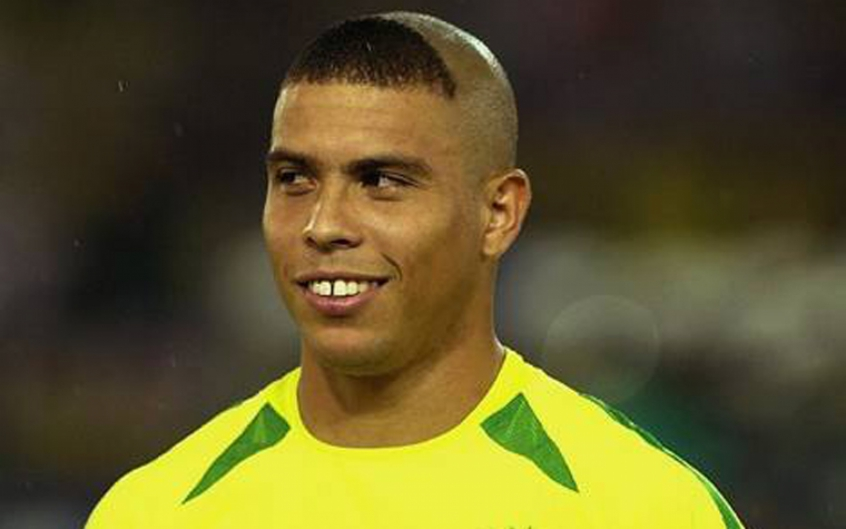
#> input picture img/ronaldo.jpeg, 846 x 529 px, given in place of avenida.mp4, which was not available
$ python morfologia_em_imagens.py
#> lines starting #> are read from the running program, lines starting #| are printed output that depends on the picture; after the words box and inside, x2 and y2 are one past the last pixel; in counts of white or black regions, pixels touching at a corner belong together; pictures that were not available may be replaced by others from this repository, and a replacement may not be noted
import cv2
import numpy as np


def nothing(x):
    pass

#criar janela de trackbars
cv2.namedWindow('track')

#criar as trackbars
cv2.createTrackbar('th', 'track', 150, 255, nothing)
cv2.createTrackbar('ero', 'track', 1, 10, nothing)
cv2.createTrackbar('dil', 'track', 1, 10, nothing)
cv2.createTrackbar('opn', 'track', 1, 10, nothing)
cv2.createTrackbar('clo', 'track', 1, 10, nothing)

cap = cv2.VideoCapture('img/avenida.mp4')

while(True):
    # recuperar trackbar
    th = cv2.getTrackbarPos('th', 'track')
    ero = cv2.getTrackbarPos('ero', 'track')
    dil = cv2.getTrackbarPos('dil', 'track')
    opn = cv2.getTrackbarPos('opn', 'track')
    clo = cv2.getTrackbarPos('clo', 'track')
    ret, frame = cap.read()
#> frame is the input picture: shape (529, 846, 3); mean B, G, R 41.6, 85.1, 92.9

    # criar frame preto e branco
    gray = cv2.cvtColor(frame, cv2.COLOR_RGB2GRAY)
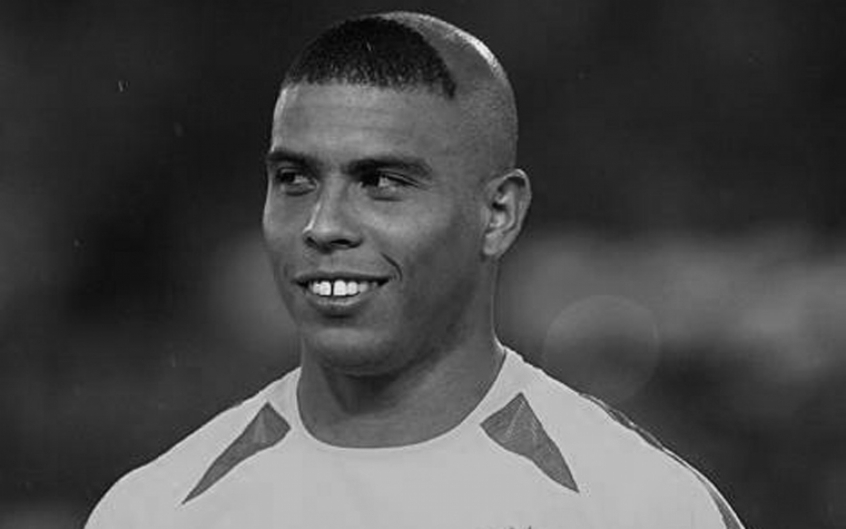
#> gray: shape (529, 846); min 1, max 241, mean 73

    # criar kernel
    kernel = np.ones((5,5), np.uint8)

    # criar blur
    blur = cv2.GaussianBlur(gray, (5,5), 0)

    # criar threshold
    ret, thres = cv2.threshold(blur, th, 255, cv2.THRESH_BINARY_INV)
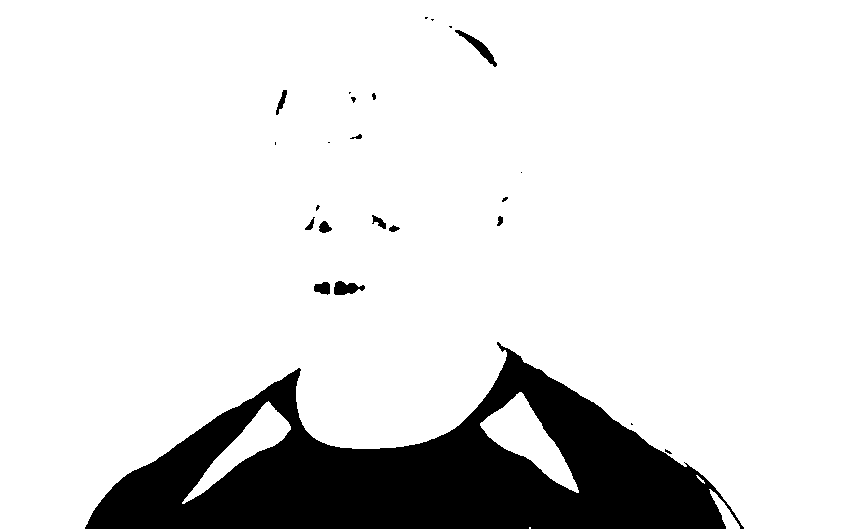
#> thres: shape (529, 846); 87% white; 24 black regions (12 under 20 px), largest, box (x1, y1, x2, y2) and area: (85, 342, 744, 529) 56989, (455, 30, 497, 67) 346, (334, 281, 365, 295) 283
#> ret = 150

    # erosao
    erosion = cv2.erode(thres, kernel, iterations=ero)
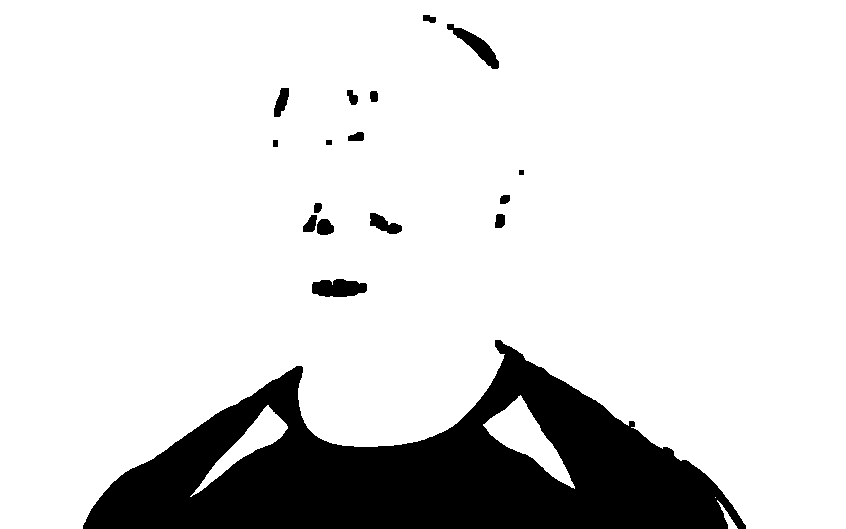
#> erosion: shape (529, 846); 85.5% white; 17 black regions, largest, box (x1, y1, x2, y2) and area: (83, 340, 746, 529) 61413, (312, 279, 367, 297) 789, (447, 24, 499, 69) 717

    # dilatação
    dilate = cv2.dilate(thres, kernel, iterations=dil)
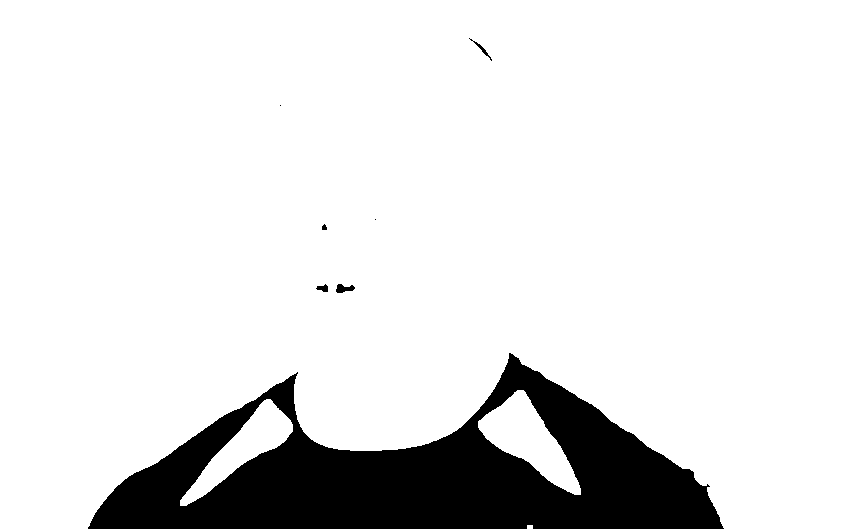
#> dilate: shape (529, 846); 88.2% white; 7 black regions (2 under 20 px), largest, box (x1, y1, x2, y2) and area: (88, 353, 724, 529) 52695, (336, 284, 355, 293) 109, (469, 38, 492, 61) 67, (316, 284, 328, 292) 60, (322, 224, 327, 230) 23

    # oppening
    opening = cv2.morphologyEx(thres, cv2.MORPH_OPEN, kernel, iterations=opn)
#> opening: shape (529, 846); 86.9% white; 21 black regions (11 under 20 px), largest, box (x1, y1, x2, y2) and area: (85, 342, 744, 529) 57168, (314, 281, 365, 295) 485, (455, 30, 497, 67) 346

    #closing
    closing = cv2.morphologyEx(thres, cv2.MORPH_CLOSE, kernel, iterations=clo)
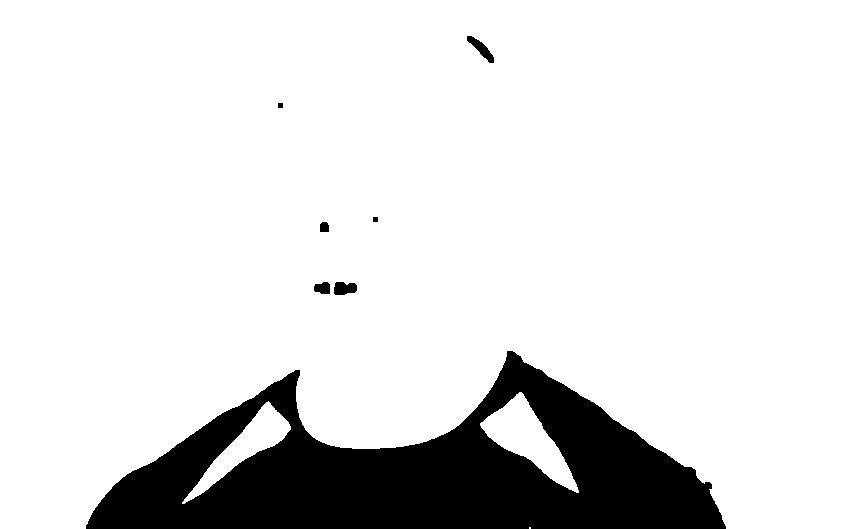
#> closing: shape (529, 846); 87.1% white; 7 black regions, largest, box (x1, y1, x2, y2) and area: (86, 351, 726, 529) 56731, (467, 36, 494, 63) 267, (334, 282, 357, 295) 245

    cv2.imshow('closing', closing)
    if cv2.waitKey(60) == ord('q'):
#> (key q is pressed here)
        break

cap.release()
cv2.destroyAllWindows()
